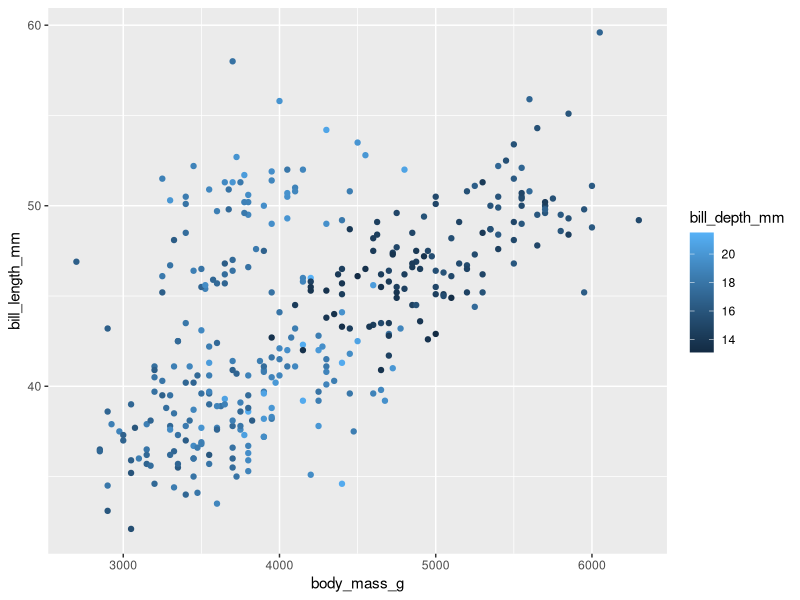
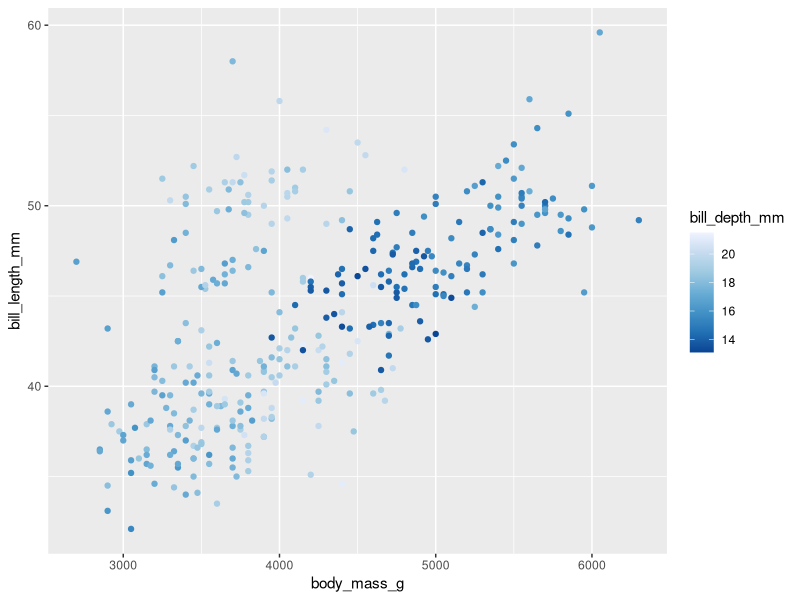
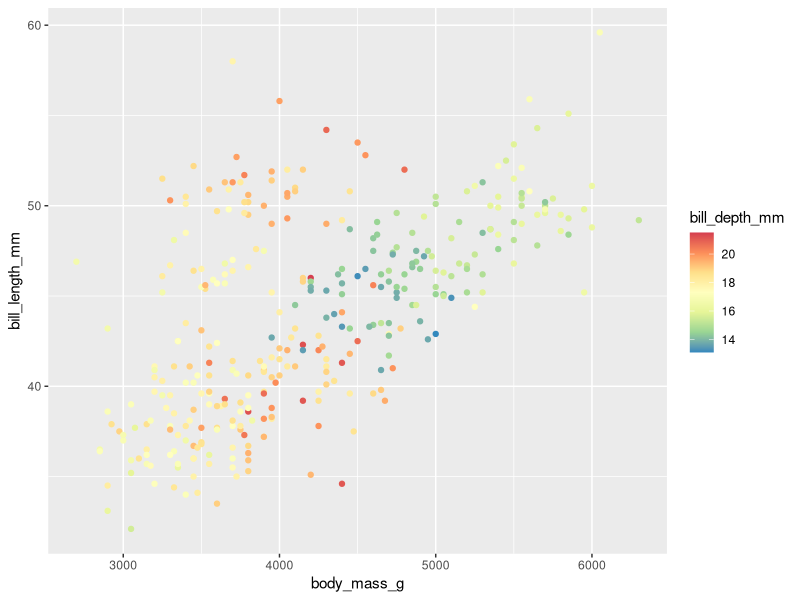
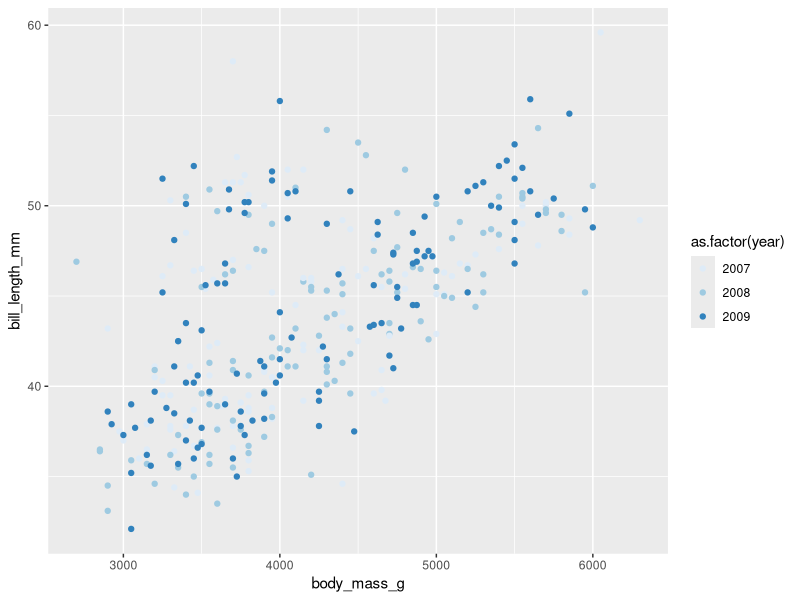
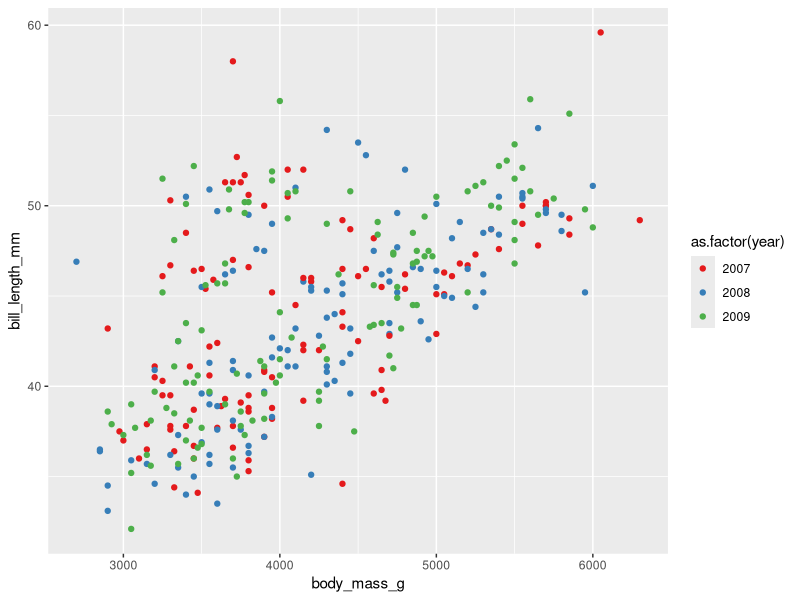
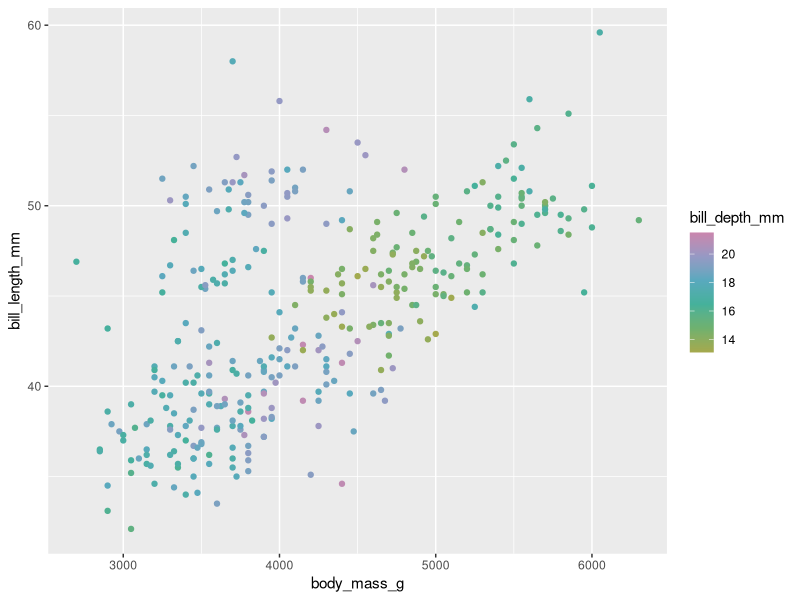
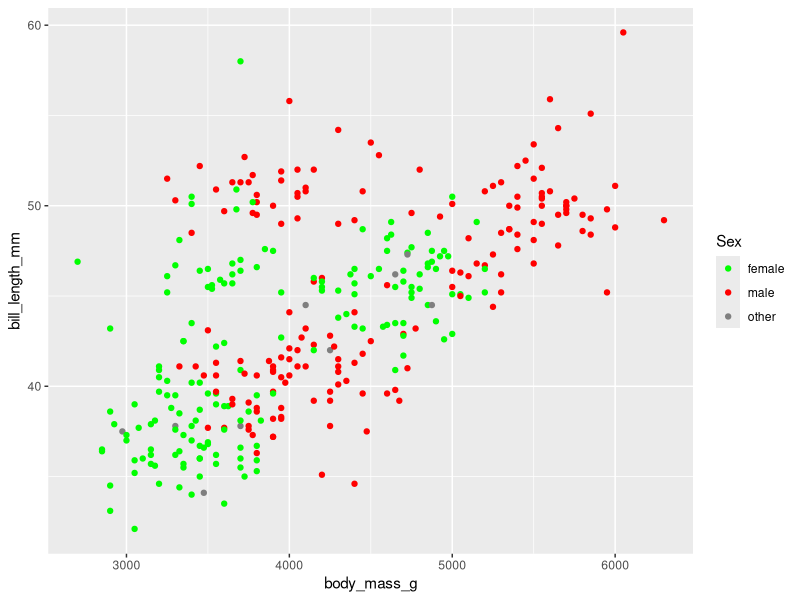

These figures' R source, in order:
## ---- chunk 1
knitr::opts_chunk$set(
  warning = FALSE, 
  message = FALSE,
  echo = TRUE
)
## ---- chunk 2
# Load tidyverse - contains ggplot2
library(tidyverse)

# Load RColorBrewer - provides more colouring options
library(RColorBrewer)

# Load Palmer penguins - contains dataset
library(palmerpenguins)
## ---- chunk 3
# The continuous colour scale figure
ggplot(data = penguins,
       aes(x = body_mass_g, y = bill_length_mm)) +
  geom_point(aes(colour = bill_depth_mm))
## ---- chunk 4
# The continuous colour scale figure
ggplot(data = penguins,
       aes(x = body_mass_g, y = bill_length_mm)) +
  geom_point(aes(colour = bill_depth_mm)) +
  scale_colour_distiller() # Change the continuous variable colour palette
## ---- chunk 5
ggplot(data = penguins,
       aes(x = body_mass_g, y = bill_length_mm)) +
  geom_point(aes(colour = bill_depth_mm)) +
  scale_colour_distiller(palette = "Spectral")
## ---- chunk 6
ggplot(data = penguins,
       aes(x = body_mass_g, y = bill_length_mm)) +
  geom_point(aes(colour = as.factor(year))) +
  scale_colour_brewer() # This is the different function
## ---- chunk 7
ggplot(data = penguins,
       aes(x = body_mass_g, y = bill_length_mm)) +
  geom_point(aes(colour = as.factor(year))) +
  scale_colour_brewer(palette = "Set1") # Here I used "Set1", but use what you like
## ---- chunk 8
ggplot(data = penguins,
       aes(x = body_mass_g, y = bill_length_mm)) +
  geom_point(aes(colour = bill_depth_mm)) +
  scale_colour_gradientn(colours = c("#A5A94D", "#6FB16F", "#45B19B",
                                    "#59A9BE", "#9699C4", "#CA86AD"))
## ---- chunk 9
ggplot(data = penguins,
       aes(x = body_mass_g, y = bill_length_mm)) +
  geom_point(aes(colour = as.factor(sex))) +
  scale_colour_manual(values = c("green", "red"), # How to use custom palette
                     labels = c("female", "male", "other")) + # How to change the legend text
  labs(colour = "Sex") # How to change the legend title
